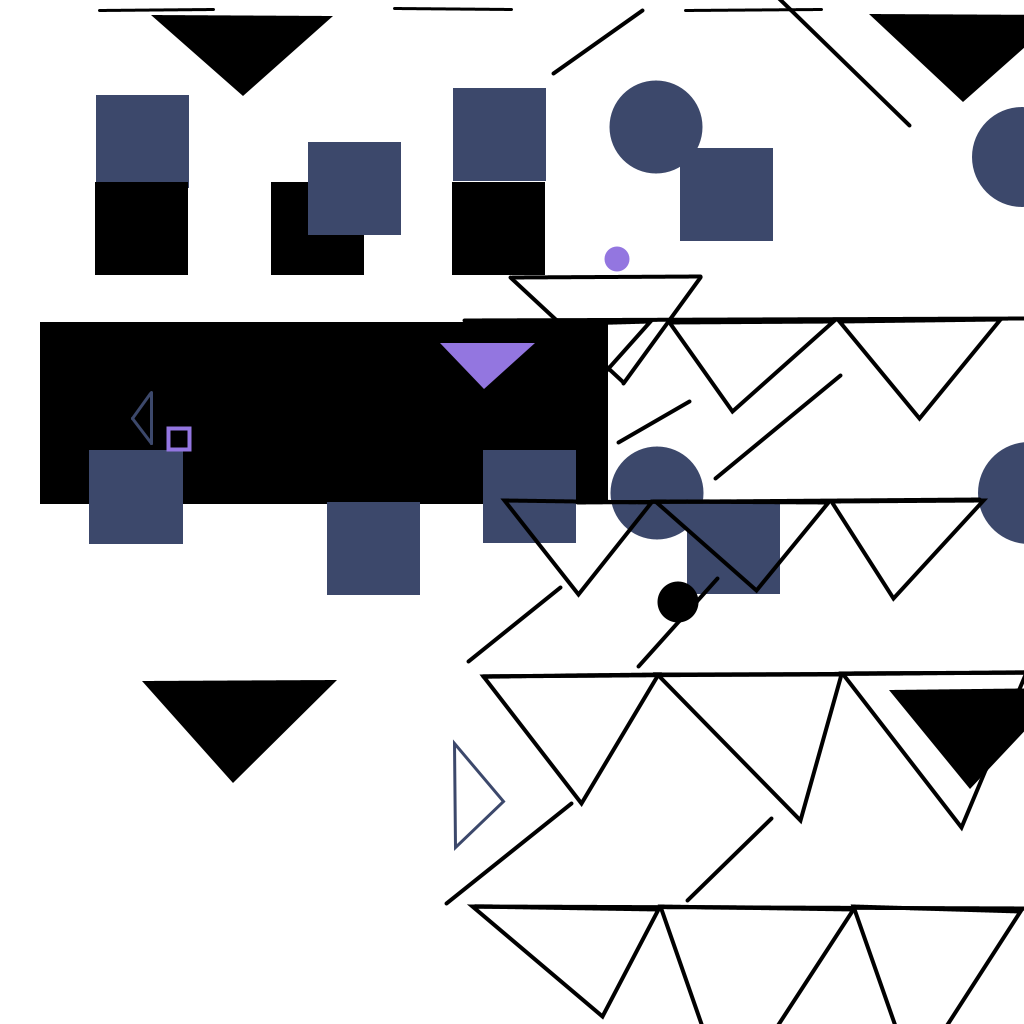
Frame 1 (no input)
Frame 60 (the mouse pressed at the canvas centre just before this capture): identical to frame 1, image omitted
Frame 120 (the mouse held since frame 60 and released just before this capture): identical to frame 1, image omitted

The Processing sketch that drew this single still picture (run headless with seeded random() and noise(); from frame 60 on, the mouse is pressed at the canvas centre):

// Processing sketch: sketch_230924e
// ── sketch_230924e.pde
//source https://sasj.tumblr.com/post/726927275847827456/geometric-shapes-230828
void setup() {

  size (1024, 1024);
  
}
  void draw() { 
    background(255);
    
    fill(0,0,0,255);
    noStroke();
    rect(40, 322, 568, 182);
    
    fill(60,72,107,255);
    noStroke();
    square(89,450,94);
    
    fill(60,72,107,255);
    noStroke();
    square(96,95,93);
    
    fill(0,0,0,255);
    noStroke();
    square(95,182,93);
    
    fill(0,0,0,255);
    noStroke();
    square(452,182,93);
    
    fill(0,0,0,255);
    noStroke();
    square(271,182,93);
    
    fill(60,72,107,255);
    noStroke();
    square(453,88,93);
    
    fill(60,72,107,255);
    noStroke();
    square(308,142,93);
    
    fill(60,72,107,255);
    noStroke();
    circle(656,127,93);
    
    fill(60,72,107,255);
    noStroke();
    square(680,148,93);
    
    fill(60,72,107,255);
    noStroke();
    square(687,501,93);
    
    fill(60,72,107,255);
    noStroke();
    square(483,450,93);
    
    fill(60,72,107,255);
    noStroke();
    square(327,502,93);
    
    fill(147,118,224,255);
    noStroke();
    triangle(484, 389, 535, 343, 440, 343);
    
    fill(0,0,0,255);
    noStroke();
    triangle(142, 681, 337, 680, 233, 783);
    
    fill(0,0,0,255);
    noStroke();
    triangle(151, 15, 333, 16, 243, 96);
    
    stroke(0,0,0,255);
    strokeWeight(3);
    noFill();
    line(99, 10, 213, 9);
    line(394, 8, 511, 9);
    line(685, 10, 821, 9);

    
    fill(0,0,0,255);
    noStroke();
    triangle(869, 14, 1061, 15, 963, 102);
    
    fill(0,0,0,255);
    noStroke();
    triangle(889, 690, 1065, 688, 970, 789);
    
    fill(60,72,107,255);
    noStroke();
    circle(657,493,93);
    
    fill(60,72,107,255);
    noStroke();
    circle(1022,157,100);
    
    fill(60,72,107,255);
    noStroke();
    circle(1029,493,102);
    
    fill(147,118,224,255);
    noStroke();
    circle(617,259,25);
    
    fill(0,0,0,255);
    noStroke();
    circle(678,602,41);
    
    stroke(147,118,224,255);
    strokeWeight(4);
    noFill();
    square(168,428,21);
    
    stroke(60,72,107,255);
    noFill();
    strokeWeight(3);
    line(151,392,151,443);
    line(150,393,132,418);
    line(132,418,151,443);
    
    //triangles 
    stroke(0,0,0,255);
    noFill();
    strokeWeight(4);
    line(464, 320, 1025, 318);
    line(510, 277, 622, 381);
    line(512, 277, 700, 276);
    line(623, 383, 700, 277);
    line(642, 10, 553, 73);
    line(759, -21, 909, 125);
    triangle(579, 323, 559, 423, 650, 321);
    triangle(833, 321, 732, 411, 669, 322);
    triangle(1000, 319, 919, 418, 839, 321);
    line(689, 401, 618, 442);
    line(715, 478, 840, 375);
    line(717, 578, 638, 666);
    line(468, 661, 560, 587);
    line(483, 676, 1031, 672);
    line(577, 502, 979, 499);
    line(475, 906, 1031, 908);
    line(446, 903, 571, 803);
    line(687, 900, 771, 818);
    triangle(504, 500, 651, 502, 578, 594);
    triangle(828, 502, 756, 590, 655, 501);
    triangle(831, 501, 893, 598, 983, 500);
    triangle(581, 803, 483, 676, 658, 674);
    triangle(800, 820, 657, 674, 841, 674);
    triangle(1026, 672, 961, 827, 842, 673);
    triangle(658, 909, 602, 1016, 472, 906);
    triangle(660, 906, 728, 1101, 853, 909);
    triangle(853, 906, 1020, 911, 913, 1077);
    
    stroke(60,72,107,255);
    noFill();
    strokeWeight(3);
    triangle(503, 801, 455, 847, 454, 743);

    
    if (frameCount == 1) {
      String filename = "output";
      save(filename + ".png");
      print("canvas saved as " + filename + ".png");
    }
  }
     
